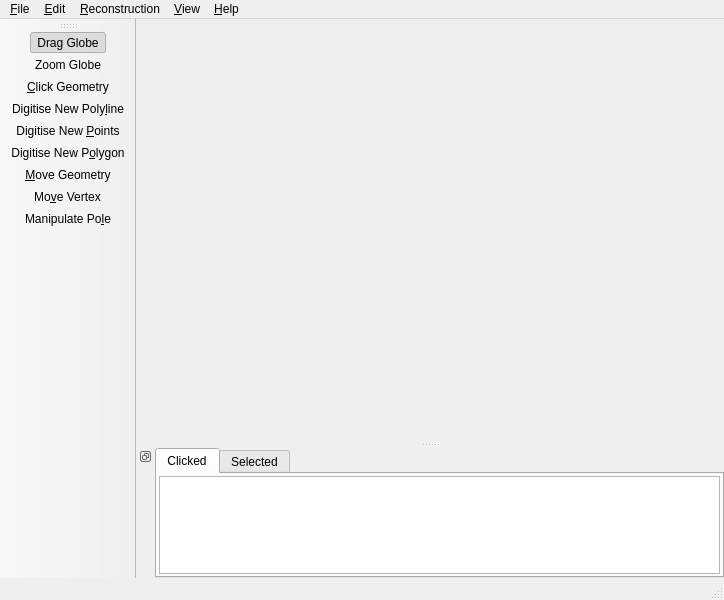
<ui version="4.0" >
 <class>ViewportWindow</class>
 <widget class="QMainWindow" name="ViewportWindow" >
  <property name="geometry" >
   <rect>
    <x>0</x>
    <y>0</y>
    <width>724</width>
    <height>600</height>
   </rect>
  </property>
  <property name="minimumSize" >
   <size>
    <width>580</width>
    <height>600</height>
   </size>
  </property>
  <property name="windowTitle" >
   <string>GPlates</string>
  </property>
  <property name="windowIcon" >
   <iconset resource="../qt-resources/qt_widgets.qrc" >:/GPlates-icon-160x160-opaque.png</iconset>
  </property>
  <widget class="QWidget" name="centralwidget" />
  <widget class="QMenuBar" name="menubar" >
   <property name="geometry" >
    <rect>
     <x>0</x>
     <y>0</y>
     <width>724</width>
     <height>29</height>
    </rect>
   </property>
   <widget class="QMenu" name="menu_Help" >
    <property name="title" >
     <string>&amp;Help</string>
    </property>
    <addaction name="action_About" />
   </widget>
   <widget class="QMenu" name="menu_File" >
    <property name="title" >
     <string>&amp;File</string>
    </property>
    <addaction name="action_Open_Feature_Collection" />
    <addaction name="action_Open_Raster" />
    <addaction name="action_Open_Time_Dependent_Raster_Sequence" />
    <addaction name="action_File_Errors" />
    <addaction name="separator" />
    <addaction name="action_Manage_Feature_Collections" />
    <addaction name="action_View_Shapefile_Attributes" />
    <addaction name="separator" />
    <addaction name="action_Quit" />
   </widget>
   <widget class="QMenu" name="menu_Reconstruction" >
    <property name="title" >
     <string>&amp;Reconstruction</string>
    </property>
    <addaction name="action_Reconstruct_to_Time" />
    <addaction name="action_Increment_Animation_Time_Backwards" />
    <addaction name="action_Increment_Animation_Time_Forwards" />
    <addaction name="action_Specify_Time_Increment" />
    <addaction name="action_Animate" />
    <addaction name="separator" />
    <addaction name="action_Specify_Fixed_Plate" />
    <addaction name="action_View_Reconstruction_Poles" />
   </widget>
   <widget class="QMenu" name="menu_View" >
    <property name="title" >
     <string>&amp;View</string>
    </property>
    <widget class="QMenu" name="menu_Colour_Geometries_By" >
     <property name="title" >
      <string>&amp;Colour Geometries By</string>
     </property>
     <addaction name="action_Colour_By_Plate_ID" />
     <addaction name="action_Colour_By_Single_Colour" />
     <addaction name="action_Colour_By_Feature_Type" />
     <addaction name="action_Colour_By_Age" />
    </widget>
    <addaction name="menu_Colour_Geometries_By" />
    <addaction name="separator" />
    <addaction name="action_Show_Raster" />
    <addaction name="action_Set_Raster_Surface_Extent" />
    <addaction name="separator" />
    <addaction name="action_Set_Camera_Viewpoint" />
    <addaction name="action_Move_Camera_Up" />
    <addaction name="action_Move_Camera_Down" />
    <addaction name="action_Move_Camera_Left" />
    <addaction name="action_Move_Camera_Right" />
    <addaction name="separator" />
    <addaction name="action_Rotate_Camera_Clockwise" />
    <addaction name="action_Rotate_Camera_Anticlockwise" />
    <addaction name="action_Reset_Camera_Orientation" />
    <addaction name="separator" />
    <addaction name="action_Set_Zoom" />
    <addaction name="action_Zoom_In" />
    <addaction name="action_Zoom_Out" />
    <addaction name="action_Reset_Zoom_Level" />
    <addaction name="separator" />
    <addaction name="action_Export_Geometry_Snapshot" />
   </widget>
   <widget class="QMenu" name="menu_Edit" >
    <property name="title" >
     <string>&amp;Edit</string>
    </property>
    <addaction name="action_Query_Feature" />
    <addaction name="action_Edit_Feature" />
    <addaction name="separator" />
    <addaction name="action_Undo_Placeholder" />
    <addaction name="action_Redo_Placeholder" />
    <addaction name="separator" />
    <addaction name="action_Delete_Feature" />
    <addaction name="separator" />
    <addaction name="action_Clear_Selection" />
   </widget>
   <addaction name="menu_File" />
   <addaction name="menu_Edit" />
   <addaction name="menu_Reconstruction" />
   <addaction name="menu_View" />
   <addaction name="menu_Help" />
  </widget>
  <widget class="QStatusBar" name="statusbar" />
  <widget class="QToolBar" name="toolbar_main_tools" >
   <property name="contextMenuPolicy" >
    <enum>Qt::PreventContextMenu</enum>
   </property>
   <property name="windowTitle" >
    <string>Tools</string>
   </property>
   <property name="allowedAreas" >
    <set>Qt::AllToolBarAreas</set>
   </property>
   <property name="orientation" >
    <enum>Qt::Vertical</enum>
   </property>
   <property name="iconSize" >
    <size>
     <width>35</width>
     <height>35</height>
    </size>
   </property>
   <attribute name="toolBarArea" >
    <enum>LeftToolBarArea</enum>
   </attribute>
   <attribute name="toolBarBreak" >
    <bool>false</bool>
   </attribute>
   <addaction name="action_Drag_Globe" />
   <addaction name="action_Zoom_Globe" />
   <addaction name="action_Click_Geometry" />
   <addaction name="action_Digitise_New_Polyline" />
   <addaction name="action_Digitise_New_MultiPoint" />
   <addaction name="action_Digitise_New_Polygon" />
   <addaction name="action_Move_Geometry" />
   <addaction name="action_Move_Vertex" />
   <addaction name="action_Manipulate_Pole" />
  </widget>
  <widget class="QDockWidget" name="dock_search_results" >
   <property name="contextMenuPolicy" >
    <enum>Qt::ActionsContextMenu</enum>
   </property>
   <property name="features" >
    <set>QDockWidget::DockWidgetFloatable|QDockWidget::DockWidgetMovable|QDockWidget::DockWidgetVerticalTitleBar|QDockWidget::NoDockWidgetFeatures</set>
   </property>
   <property name="allowedAreas" >
    <set>Qt::BottomDockWidgetArea|Qt::NoDockWidgetArea|Qt::TopDockWidgetArea</set>
   </property>
   <attribute name="dockWidgetArea" >
    <number>8</number>
   </attribute>
   <widget class="QWidget" name="dockWidgetContents" >
    <property name="contextMenuPolicy" >
     <enum>Qt::PreventContextMenu</enum>
    </property>
    <layout class="QVBoxLayout" >
     <property name="spacing" >
      <number>0</number>
     </property>
     <property name="leftMargin" >
      <number>0</number>
     </property>
     <property name="topMargin" >
      <number>0</number>
     </property>
     <property name="rightMargin" >
      <number>0</number>
     </property>
     <property name="bottomMargin" >
      <number>0</number>
     </property>
     <item>
      <widget class="QTabWidget" name="tabWidget" >
       <property name="sizePolicy" >
        <sizepolicy vsizetype="MinimumExpanding" hsizetype="Expanding" >
         <horstretch>0</horstretch>
         <verstretch>0</verstretch>
        </sizepolicy>
       </property>
       <property name="minimumSize" >
        <size>
         <width>0</width>
         <height>130</height>
        </size>
       </property>
       <property name="contextMenuPolicy" >
        <enum>Qt::PreventContextMenu</enum>
       </property>
       <property name="tabPosition" >
        <enum>QTabWidget::North</enum>
       </property>
       <property name="currentIndex" >
        <number>0</number>
       </property>
       <widget class="QWidget" name="tab_clicked" >
        <attribute name="title" >
         <string>Clicked</string>
        </attribute>
        <layout class="QHBoxLayout" >
         <property name="spacing" >
          <number>2</number>
         </property>
         <property name="leftMargin" >
          <number>2</number>
         </property>
         <property name="topMargin" >
          <number>2</number>
         </property>
         <property name="rightMargin" >
          <number>2</number>
         </property>
         <property name="bottomMargin" >
          <number>2</number>
         </property>
         <item>
          <widget class="QTableView" name="table_view_clicked_geometries" >
           <property name="sizePolicy" >
            <sizepolicy vsizetype="Ignored" hsizetype="Expanding" >
             <horstretch>0</horstretch>
             <verstretch>0</verstretch>
            </sizepolicy>
           </property>
           <property name="selectionMode" >
            <enum>QAbstractItemView::SingleSelection</enum>
           </property>
           <property name="selectionBehavior" >
            <enum>QAbstractItemView::SelectRows</enum>
           </property>
           <property name="verticalScrollMode" >
            <enum>QAbstractItemView::ScrollPerItem</enum>
           </property>
           <property name="horizontalScrollMode" >
            <enum>QAbstractItemView::ScrollPerPixel</enum>
           </property>
          </widget>
         </item>
        </layout>
       </widget>
       <widget class="QWidget" name="tab_selected" >
        <attribute name="title" >
         <string>Selected</string>
        </attribute>
        <layout class="QVBoxLayout" >
         <property name="spacing" >
          <number>2</number>
         </property>
         <property name="leftMargin" >
          <number>2</number>
         </property>
         <property name="topMargin" >
          <number>2</number>
         </property>
         <property name="rightMargin" >
          <number>2</number>
         </property>
         <property name="bottomMargin" >
          <number>2</number>
         </property>
         <item>
          <widget class="QTableView" name="table_view_selected_features" >
           <property name="sizePolicy" >
            <sizepolicy vsizetype="Ignored" hsizetype="Expanding" >
             <horstretch>0</horstretch>
             <verstretch>0</verstretch>
            </sizepolicy>
           </property>
          </widget>
         </item>
        </layout>
       </widget>
      </widget>
     </item>
    </layout>
   </widget>
  </widget>
  <action name="action_Cut" >
   <property name="enabled" >
    <bool>false</bool>
   </property>
   <property name="text" >
    <string>Cu&amp;t</string>
   </property>
   <property name="iconText" >
    <string>Cut</string>
   </property>
   <property name="toolTip" >
    <string>Cut</string>
   </property>
   <property name="shortcut" >
    <string/>
   </property>
  </action>
  <action name="action_Copy" >
   <property name="enabled" >
    <bool>false</bool>
   </property>
   <property name="text" >
    <string>&amp;Copy</string>
   </property>
  </action>
  <action name="action_Paste" >
   <property name="checkable" >
    <bool>false</bool>
   </property>
   <property name="checked" >
    <bool>false</bool>
   </property>
   <property name="enabled" >
    <bool>false</bool>
   </property>
   <property name="icon" >
    <iconset/>
   </property>
   <property name="text" >
    <string>&amp;Paste</string>
   </property>
  </action>
  <action name="action_Quit" >
   <property name="icon" >
    <iconset resource="../qt-resources/qt_widgets.qrc" >:/gnome_application_exit_16.png</iconset>
   </property>
   <property name="text" >
    <string>&amp;Quit</string>
   </property>
   <property name="shortcut" >
    <string>Ctrl+Q</string>
   </property>
  </action>
  <action name="action_About" >
   <property name="enabled" >
    <bool>true</bool>
   </property>
   <property name="icon" >
    <iconset resource="../qt-resources/qt_widgets.qrc" >:/human_gtk_about_16.png</iconset>
   </property>
   <property name="text" >
    <string>&amp;About</string>
   </property>
  </action>
  <action name="action_Reconstruct_to_Time" >
   <property name="text" >
    <string>Reconstruct to &amp;Time...</string>
   </property>
   <property name="shortcut" >
    <string>Ctrl+T</string>
   </property>
  </action>
  <action name="action_Specify_Fixed_Plate" >
   <property name="text" >
    <string>Specify &amp;Fixed Plate...</string>
   </property>
  </action>
  <action name="action_Increment_Animation_Time_Backwards" >
   <property name="icon" >
    <iconset resource="../qt-resources/qt_widgets.qrc" >:/gnome_seek_backward_16.png</iconset>
   </property>
   <property name="text" >
    <string>Step &amp;backwards one increment</string>
   </property>
   <property name="shortcut" >
    <string>Ctrl+Shift+I</string>
   </property>
  </action>
  <action name="action_Increment_Animation_Time_Forwards" >
   <property name="icon" >
    <iconset resource="../qt-resources/qt_widgets.qrc" >:/gnome_seek_forward_16.png</iconset>
   </property>
   <property name="text" >
    <string>Step forwards one &amp;increment</string>
   </property>
   <property name="shortcut" >
    <string>Ctrl+I</string>
   </property>
  </action>
  <action name="action_Animate" >
   <property name="text" >
    <string>&amp;Animate...</string>
   </property>
  </action>
  <action name="action_Drag_Globe" >
   <property name="checkable" >
    <bool>true</bool>
   </property>
   <property name="checked" >
    <bool>true</bool>
   </property>
   <property name="icon" >
    <iconset resource="../qt-resources/qt_widgets.qrc" >:/drag_globe_35.png</iconset>
   </property>
   <property name="text" >
    <string>Drag Globe</string>
   </property>
   <property name="toolTip" >
    <string>Re-orient Globe  R</string>
   </property>
   <property name="shortcut" >
    <string>R</string>
   </property>
  </action>
  <action name="action_Query_Feature" >
   <property name="checkable" >
    <bool>false</bool>
   </property>
   <property name="checked" >
    <bool>false</bool>
   </property>
   <property name="icon" >
    <iconset resource="../qt-resources/qt_widgets.qrc" >:/gnome_edit_find_22.png</iconset>
   </property>
   <property name="text" >
    <string>&amp;Query Feature</string>
   </property>
   <property name="iconText" >
    <string>&amp;Query Feature</string>
   </property>
   <property name="toolTip" >
    <string>Query Feature  Ctrl+Y</string>
   </property>
   <property name="shortcut" >
    <string>Ctrl+Y</string>
   </property>
  </action>
  <action name="action_Docks" >
   <property name="enabled" >
    <bool>false</bool>
   </property>
   <property name="text" >
    <string>&amp;Docks</string>
   </property>
  </action>
  <action name="action_File_Errors" >
   <property name="icon" >
    <iconset resource="../qt-resources/qt_widgets.qrc" >:/gnome_dialog_warning_16.png</iconset>
   </property>
   <property name="text" >
    <string>View Read &amp;Errors</string>
   </property>
  </action>
  <action name="action_Set_Zoom" >
   <property name="text" >
    <string>Set &amp;Zoom...</string>
   </property>
  </action>
  <action name="action_Zoom_In" >
   <property name="icon" >
    <iconset resource="../qt-resources/qt_widgets.qrc" >:/gnome_zoom_in_16.png</iconset>
   </property>
   <property name="text" >
    <string>Zoom &amp;In</string>
   </property>
   <property name="shortcut" >
    <string>+</string>
   </property>
  </action>
  <action name="action_Zoom_Out" >
   <property name="icon" >
    <iconset resource="../qt-resources/qt_widgets.qrc" >:/gnome_zoom_out_16.png</iconset>
   </property>
   <property name="text" >
    <string>Zoom &amp;Out</string>
   </property>
   <property name="shortcut" >
    <string>-</string>
   </property>
  </action>
  <action name="action_Reset_Zoom_Level" >
   <property name="icon" >
    <iconset resource="../qt-resources/qt_widgets.qrc" >:/gnome_zoom_original_16.png</iconset>
   </property>
   <property name="text" >
    <string>Reset Zoo&amp;m Level</string>
   </property>
   <property name="shortcut" >
    <string>1</string>
   </property>
  </action>
  <action name="action_Zoom_Globe" >
   <property name="checkable" >
    <bool>true</bool>
   </property>
   <property name="icon" >
    <iconset resource="../qt-resources/qt_widgets.qrc" >:/zoom_globe_35.png</iconset>
   </property>
   <property name="text" >
    <string>Zoom Globe</string>
   </property>
   <property name="toolTip" >
    <string>Zoom In  Z</string>
   </property>
   <property name="shortcut" >
    <string>Z</string>
   </property>
  </action>
  <action name="action_Export_Geometry_Snapshot" >
   <property name="icon" >
    <iconset resource="../qt-resources/qt_widgets.qrc" >:/gnome_applets_screenshooter_16.png</iconset>
   </property>
   <property name="text" >
    <string>E&amp;xport Geometry Snapshot...</string>
   </property>
   <property name="toolTip" >
    <string>Save an SVG image of the current view.</string>
   </property>
  </action>
  <action name="action_Manage_Feature_Collections" >
   <property name="icon" >
    <iconset resource="../qt-resources/qt_widgets.qrc" >:/gnome_preferences_desktop_16.png</iconset>
   </property>
   <property name="text" >
    <string>&amp;Manage Feature Collections</string>
   </property>
  </action>
  <action name="action_Open_Feature_Collection" >
   <property name="text" >
    <string>Open &amp;Feature Collection...</string>
   </property>
   <property name="shortcut" >
    <string>Ctrl+O</string>
   </property>
  </action>
  <action name="action_Set_Camera_Viewpoint" >
   <property name="checked" >
    <bool>false</bool>
   </property>
   <property name="text" >
    <string>Set Camera &amp;Viewpoint...</string>
   </property>
   <property name="shortcut" >
    <string>Ctrl+L</string>
   </property>
  </action>
  <action name="action_Move_Camera_Up" >
   <property name="icon" >
    <iconset resource="../qt-resources/qt_widgets.qrc" >:/gnome_go_up_16.png</iconset>
   </property>
   <property name="text" >
    <string>Move Camera &amp;Up</string>
   </property>
   <property name="shortcut" >
    <string>Up</string>
   </property>
  </action>
  <action name="action_Move_Camera_Down" >
   <property name="icon" >
    <iconset resource="../qt-resources/qt_widgets.qrc" >:/gnome_go_down_16.png</iconset>
   </property>
   <property name="text" >
    <string>Move Camera &amp;Down</string>
   </property>
   <property name="shortcut" >
    <string>Down</string>
   </property>
  </action>
  <action name="action_Move_Camera_Left" >
   <property name="icon" >
    <iconset resource="../qt-resources/qt_widgets.qrc" >:/gnome_go_previous_16.png</iconset>
   </property>
   <property name="text" >
    <string>Move Camera &amp;Left</string>
   </property>
   <property name="shortcut" >
    <string>Left</string>
   </property>
  </action>
  <action name="action_Move_Camera_Right" >
   <property name="icon" >
    <iconset resource="../qt-resources/qt_widgets.qrc" >:/gnome_go_next_16.png</iconset>
   </property>
   <property name="text" >
    <string>Move Camera &amp;Right</string>
   </property>
   <property name="shortcut" >
    <string>Right</string>
   </property>
  </action>
  <action name="action_Rotate_Camera_Clockwise" >
   <property name="icon" >
    <iconset resource="../qt-resources/qt_widgets.qrc" >:/human_view_refresh_16.png</iconset>
   </property>
   <property name="text" >
    <string>Rotate Camera Clock&amp;wise</string>
   </property>
   <property name="shortcut" >
    <string>]</string>
   </property>
  </action>
  <action name="action_Rotate_Camera_Anticlockwise" >
   <property name="icon" >
    <iconset resource="../qt-resources/qt_widgets.qrc" >:/human_view_refresh_flipped_16.png</iconset>
   </property>
   <property name="text" >
    <string>Rotate Camera &amp;Anti-clockwise</string>
   </property>
   <property name="shortcut" >
    <string>[</string>
   </property>
  </action>
  <action name="action_Reset_Camera_Orientation" >
   <property name="icon" >
    <iconset resource="../qt-resources/qt_widgets.qrc" >:/reorient_poles_16.png</iconset>
   </property>
   <property name="text" >
    <string>Reset Camera Orie&amp;ntation</string>
   </property>
   <property name="shortcut" >
    <string>^</string>
   </property>
  </action>
  <action name="action_Edit_Feature" >
   <property name="checkable" >
    <bool>false</bool>
   </property>
   <property name="checked" >
    <bool>false</bool>
   </property>
   <property name="icon" >
    <iconset resource="../qt-resources/qt_widgets.qrc" >:/gnome_gtk_edit_22.png</iconset>
   </property>
   <property name="text" >
    <string>&amp;Edit Feature</string>
   </property>
   <property name="iconText" >
    <string>&amp;Edit Feature</string>
   </property>
   <property name="toolTip" >
    <string>Edit Feature  Ctrl+E</string>
   </property>
   <property name="shortcut" >
    <string>Ctrl+E</string>
   </property>
  </action>
  <action name="action_View_Reconstruction_Poles" >
   <property name="text" >
    <string>View Total Reconstruction &amp;Poles</string>
   </property>
  </action>
  <action name="action_Open_Raster" >
   <property name="text" >
    <string>Open &amp;Raster...</string>
   </property>
  </action>
  <action name="action_Show_Raster" >
   <property name="checkable" >
    <bool>true</bool>
   </property>
   <property name="text" >
    <string>&amp;Show Raster</string>
   </property>
   <property name="toolTip" >
    <string>A toggle operation which controls whether rasters are shown.</string>
   </property>
  </action>
  <action name="action_Open_Time_Dependent_Raster_Sequence" >
   <property name="text" >
    <string>Open &amp;Time-dependent Raster Sequence...</string>
   </property>
  </action>
  <action name="action_Colour_By_Plate_ID" >
   <property name="checkable" >
    <bool>true</bool>
   </property>
   <property name="checked" >
    <bool>true</bool>
   </property>
   <property name="text" >
    <string>&amp;Plate ID</string>
   </property>
  </action>
  <action name="action_Colour_By_Single_Colour" >
   <property name="checkable" >
    <bool>true</bool>
   </property>
   <property name="text" >
    <string>&amp;Single Colour...</string>
   </property>
  </action>
  <action name="action_Colour_By_Feature_Type" >
   <property name="checkable" >
    <bool>true</bool>
   </property>
   <property name="text" >
    <string>Feature &amp;Type</string>
   </property>
  </action>
  <action name="action_Colour_By_Age" >
   <property name="checkable" >
    <bool>true</bool>
   </property>
   <property name="text" >
    <string>Feature &amp;Age</string>
   </property>
  </action>
  <action name="action_Digitise_New_Polyline" >
   <property name="checkable" >
    <bool>true</bool>
   </property>
   <property name="checked" >
    <bool>false</bool>
   </property>
   <property name="icon" >
    <iconset resource="../qt-resources/qt_widgets.qrc" >:/digitise_polyline_35.png</iconset>
   </property>
   <property name="text" >
    <string>Digitise New Poly&amp;line</string>
   </property>
   <property name="iconText" >
    <string>Digitise New Poly&amp;line</string>
   </property>
   <property name="toolTip" >
    <string>Digitise New Polyline Geometry  L</string>
   </property>
   <property name="shortcut" >
    <string>L</string>
   </property>
  </action>
  <action name="action_Click_Geometry" >
   <property name="checkable" >
    <bool>true</bool>
   </property>
   <property name="checked" >
    <bool>false</bool>
   </property>
   <property name="icon" >
    <iconset resource="../qt-resources/qt_widgets.qrc" >:/focus_feature_35.png</iconset>
   </property>
   <property name="text" >
    <string>&amp;Click Geometry</string>
   </property>
   <property name="iconText" >
    <string>&amp;Click Geometry</string>
   </property>
   <property name="toolTip" >
    <string>Choose Feature  F</string>
   </property>
   <property name="shortcut" >
    <string>F</string>
   </property>
  </action>
  <action name="action_Delete_Feature" >
   <property name="icon" >
    <iconset resource="../qt-resources/qt_widgets.qrc" >:/gnome_edit_delete_22.png</iconset>
   </property>
   <property name="text" >
    <string>&amp;Delete Feature</string>
   </property>
   <property name="toolTip" >
    <string>Delete Feature  Del</string>
   </property>
   <property name="shortcut" >
    <string>Del</string>
   </property>
  </action>
  <action name="action_Add_Feature_To_Selection" >
   <property name="icon" >
    <iconset resource="../qt-resources/qt_widgets.qrc" >:/gnome_list_add_22.png</iconset>
   </property>
   <property name="text" >
    <string>Add Feature to Select&amp;ion</string>
   </property>
  </action>
  <action name="action_Remove_Feature_From_Selection" >
   <property name="icon" >
    <iconset resource="../qt-resources/qt_widgets.qrc" >:/gnome_list_remove_22.png</iconset>
   </property>
   <property name="text" >
    <string>Remove Feature from Selecti&amp;on</string>
   </property>
  </action>
  <action name="action_Clear_Selection" >
   <property name="icon" >
    <iconset resource="../qt-resources/qt_widgets.qrc" >:/gnome_window_close_22.png</iconset>
   </property>
   <property name="text" >
    <string>Clear Se&amp;lection</string>
   </property>
  </action>
  <action name="action_Information_Dock_At_Bottom" >
   <property name="icon" >
    <iconset resource="../qt-resources/qt_widgets.qrc" >:/gnome_go_down_16.png</iconset>
   </property>
   <property name="text" >
    <string>Dock at &amp;Bottom</string>
   </property>
  </action>
  <action name="action_Information_Dock_At_Top" >
   <property name="icon" >
    <iconset resource="../qt-resources/qt_widgets.qrc" >:/gnome_go_up_16.png</iconset>
   </property>
   <property name="text" >
    <string>Dock at &amp;Top</string>
   </property>
  </action>
  <action name="action_Actions_Dock_At_Left" >
   <property name="icon" >
    <iconset resource="../qt-resources/qt_widgets.qrc" >:/gnome_go_previous_16.png</iconset>
   </property>
   <property name="text" >
    <string>Dock at &amp;Left</string>
   </property>
  </action>
  <action name="action_Actions_Dock_At_Right" >
   <property name="icon" >
    <iconset resource="../qt-resources/qt_widgets.qrc" >:/gnome_go_next_16.png</iconset>
   </property>
   <property name="text" >
    <string>Dock at &amp;Right</string>
   </property>
  </action>
  <action name="action_Digitise_New_Polygon" >
   <property name="checkable" >
    <bool>true</bool>
   </property>
   <property name="checked" >
    <bool>false</bool>
   </property>
   <property name="icon" >
    <iconset resource="../qt-resources/qt_widgets.qrc" >:/digitise_polygon_35.png</iconset>
   </property>
   <property name="text" >
    <string>Digitise New P&amp;olygon</string>
   </property>
   <property name="iconText" >
    <string>Digitise New P&amp;olygon</string>
   </property>
   <property name="toolTip" >
    <string>Digitise New Polygon Geometry  G</string>
   </property>
   <property name="shortcut" >
    <string>G</string>
   </property>
  </action>
  <action name="action_Digitise_New_MultiPoint" >
   <property name="checkable" >
    <bool>true</bool>
   </property>
   <property name="checked" >
    <bool>false</bool>
   </property>
   <property name="icon" >
    <iconset resource="../qt-resources/qt_widgets.qrc" >:/digitise_multipoint_35.png</iconset>
   </property>
   <property name="text" >
    <string>Digitise New &amp;Points</string>
   </property>
   <property name="iconText" >
    <string>Digitise New &amp;Points</string>
   </property>
   <property name="toolTip" >
    <string>Digitise New Multi-point Geometry  M</string>
   </property>
   <property name="shortcut" >
    <string>M</string>
   </property>
  </action>
  <action name="action_Undo_Placeholder" >
   <property name="text" >
    <string>Undo (Placeholder)</string>
   </property>
   <property name="shortcut" >
    <string>Ctrl+Z</string>
   </property>
  </action>
  <action name="action_Redo_Placeholder" >
   <property name="text" >
    <string>Redo (Placeholder)</string>
   </property>
   <property name="shortcut" >
    <string>Ctrl+Shift+Z</string>
   </property>
  </action>
  <action name="action_Move_Geometry" >
   <property name="checkable" >
    <bool>true</bool>
   </property>
   <property name="checked" >
    <bool>false</bool>
   </property>
   <property name="icon" >
    <iconset resource="../qt-resources/qt_widgets.qrc" >:/move_geometry_35.png</iconset>
   </property>
   <property name="text" >
    <string>&amp;Move Geometry</string>
   </property>
   <property name="iconText" >
    <string>&amp;Move Geometry</string>
   </property>
   <property name="toolTip" >
    <string>Move Geometry  Y</string>
   </property>
   <property name="shortcut" >
    <string>Y</string>
   </property>
  </action>
  <action name="action_Move_Vertex" >
   <property name="checkable" >
    <bool>true</bool>
   </property>
   <property name="checked" >
    <bool>false</bool>
   </property>
   <property name="icon" >
    <iconset resource="../qt-resources/qt_widgets.qrc" >:/move_vertex_35.png</iconset>
   </property>
   <property name="text" >
    <string>Mo&amp;ve Vertex</string>
   </property>
   <property name="iconText" >
    <string>Mo&amp;ve Vertex</string>
   </property>
   <property name="toolTip" >
    <string>Move Vertex  V</string>
   </property>
   <property name="shortcut" >
    <string>V</string>
   </property>
  </action>
  <action name="action_Manipulate_Pole" >
   <property name="checkable" >
    <bool>true</bool>
   </property>
   <property name="checked" >
    <bool>false</bool>
   </property>
   <property name="icon" >
    <iconset resource="../qt-resources/qt_widgets.qrc" >:/plate_pole_modification_35.png</iconset>
   </property>
   <property name="text" >
    <string>Manipulate Po&amp;le</string>
   </property>
   <property name="iconText" >
    <string>Manipulate Po&amp;le</string>
   </property>
   <property name="toolTip" >
    <string>Modify Reconstruction Pole  P</string>
   </property>
   <property name="shortcut" >
    <string>P</string>
   </property>
  </action>
  <action name="action_Set_Raster_Surface_Extent" >
   <property name="text" >
    <string>Set Raster Surface &amp;Extent...</string>
   </property>
  </action>
  <action name="action_View_Shapefile_Attributes" >
   <property name="text" >
    <string>View &amp;Shapefile Attributes</string>
   </property>
  </action>
  <action name="action_Specify_Time_Increment" >
   <property name="text" >
    <string>Specify Time I&amp;ncrement...</string>
   </property>
  </action>
 </widget>
 <resources/>
 <connections/>
</ui>
